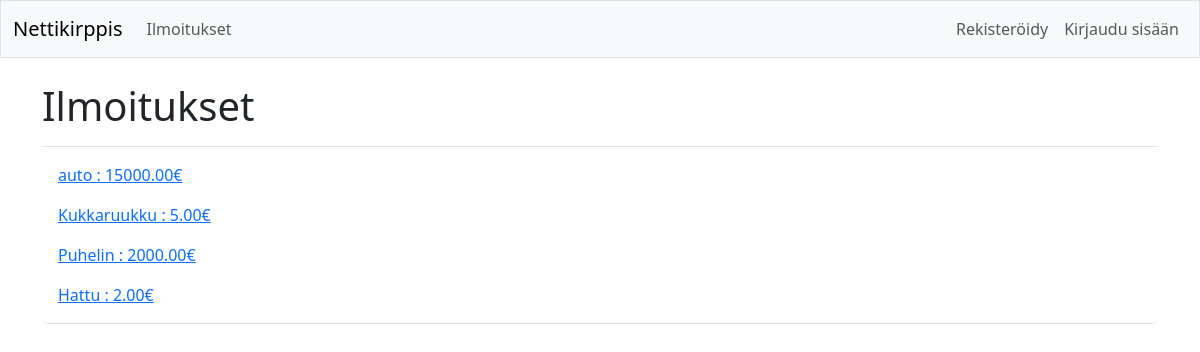
Page /items/ on the earlier database version.
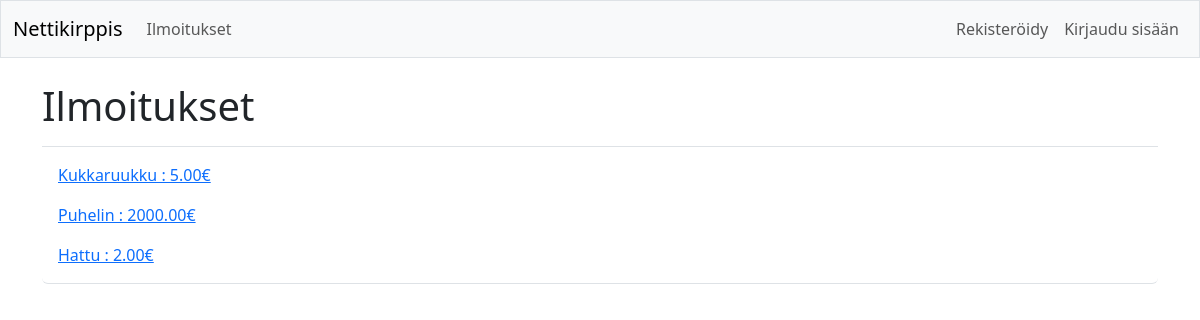
Same page on the later database version.
### nettikirppis/models.py (models this page shows)
class Item(models.Model):
    name = models.CharField(max_length=200)
    description = models.CharField(max_length=500)
    price = models.DecimalField(max_digits=10, decimal_places=2)
    date_added = models.DateField(auto_now_add=True)
    visible = models.BooleanField(default=True)
    owner=models.ForeignKey(User, on_delete=models.CASCADE)
    image = models.ImageField(upload_to=content_file_name, null=True, blank=True)
    def __str__(self):
        return f"{self.name} : {self.price}€"

### nettikirppis/views.py (the view)
# urls.py: path('items/', views.items, name='items'),
def items(request):
    items = Item.objects.order_by('date_added')
    context = {'items':items}
    return render(request, 'nettikirppis/items.html', context)

### nettikirppis/templates/nettikirppis/items.html
{% extends 'nettikirppis/base.html' %}
{% block page_header %}
    <h1>Ilmoitukset</h1>
{% endblock page_header %}
{% block content %}
    <ul class="list-group border-bottom pb-2 mb-4">
        {% for item in items %}
            <li class="list-group-item border-0">
                <a href="{% url 'nettikirppis:item' item.id %}">
                    {{ item }}
                </a>
            </li>
        {% empty %}
            <li class="list-group-item border-0">Ei vielä ilmoituksia.</li>
        {% endfor %}
    </ul>
{% endblock content %}

Differences in the rows shown:
removed Item: name+price "auto : 15000.00€"
